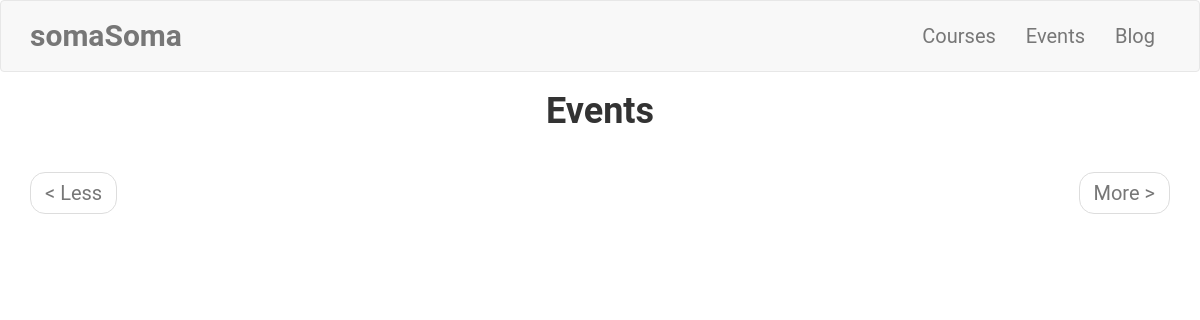
Before: /events with the older database file.
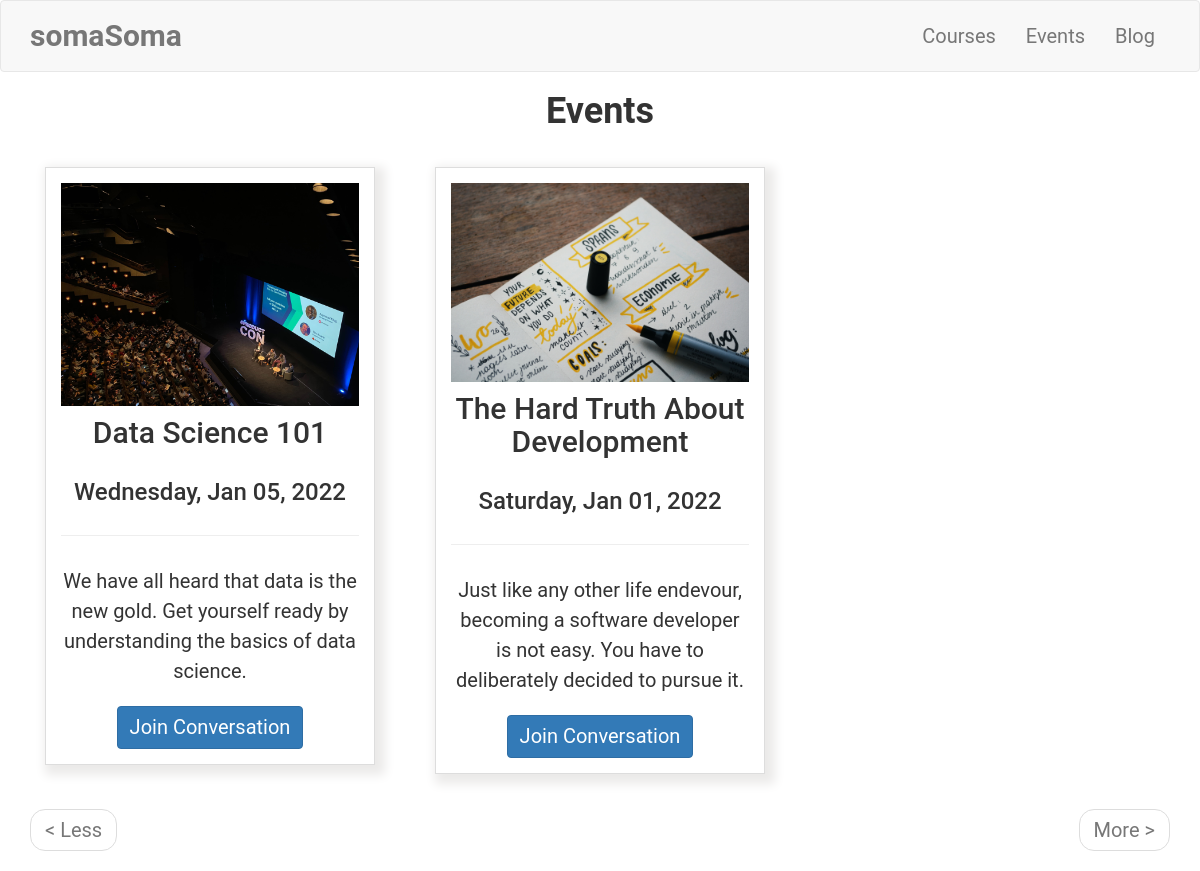
After: the same page with the newer database file.
### app/models.py (models this page shows, shortened)
class UpdateEvents(db.Model):
    __tablename__ = 'update events'
    id = db.Column(db.Integer, primary_key=True)
    title = db.Column(db.String(64), index=True)
    event_image = db.Column(db.String(300))
    event_date = db.Column(db.String(300))
    event_time = db.Column(db.String(300))
    location = db.Column(db.String(300))
    body = db.Column(db.String(300))
    timestamp = db.Column(db.DateTime, index=True, default=datetime.utcnow)
    link = db.Column(db.String(300))
    allowed_status = db.Column(db.Boolean, default=False)
    admin_id = db.Column(db.Integer, db.ForeignKey('admin.id'))

### app/main/routes.py (the view)
@bp.route('/events')
def events():
    page = request.args.get('page', 1, type=int)
    allowed_events = UpdateEvents.query.filter_by(
        allowed_status=True).order_by(UpdateEvents.timestamp.desc()).paginate(
        page,
        current_app.config['POSTS_PER_PAGE'],
        False
        )
    next_url = url_for(
        'main.events',
        _anchor='events',
        page=allowed_events.next_num) \
        if allowed_events.has_next else None
    prev_url = url_for(
        'main.events',
        _anchor='events',
        page=allowed_events.prev_num) \
        if allowed_events.has_prev else None
    return render_template(
        'events.html',
        title='Events',
        allowed_events=allowed_events.items,
        next_url=next_url,
        prev_url=prev_url
        )

### app/templates/events.html (shortened to what this page needs)
{% extends 'base.html' %}
{% block app_content %}
    <div class="row">
        <div class="col-sm-12 text-center">
            <h1>{{ title }}</h1>
        </div>
    </div>
    <div class="row" id="events">
        {% for event in allowed_events %}
        <div class="col-sm-4">
            <div class="card-deck">
                <div class="card">
                    <img class="img-fluid" style="max-width: 100%; height: auto;" src="/{{ event.event_image }}" alt="Flask Class">
                    <div class="card-body">
                        <div class="text-center">
                            <h2 class="card-title">{{ event.title }}</h2>
                            <h3 class="card-title">{{ event.event_date }}</h3>
                            <hr>
                            <p class="card-text">
                                {{ event.body }}
                            </p>
                                <button type="button" class="btn btn-primary" data-toggle="modal" data-target="#{{ event.id }}">
                                    Join Conversation
                                </button>
                        </div>
                    </div>
                </div>
            </div>
        </div>
        {% endfor %}
    </div>
    <div class="row">
        <div  class="col-sm-12">
            <nav aria-label="...">
                <ul class="pager">
                    <li class="previous{% if not prev_url %} disabled{% endif %}">
                        <a href="{{ prev_url or '#' }}">
                            <span aria-hidden="true">&#60;</span> Less
                        </a>
                    </li>
                    <li class="next{% if not next_url %} disabled{% endif %}">
                        <a href="{{ next_url or '#' }}">
                            More <span aria-hidden="true">&#62;</span>
                        </a>
                    </li>
                </ul>
            </nav>
        </div>
    </div>
{% endblock %}

Changed rows visible on the page:
now on this page (row edited): UpdateEvents: event_image (picture), title "Data Science 101", event_date "Wednesday, Jan 05, 2022", body "We have all heard that data is the new gold. Get yourself ready by understanding the basics of data science."
now on this page (row edited): UpdateEvents: event_image (picture), title "The Hard Truth About Development", event_date "Saturday, Jan 01, 2022", body "Just like any other life endevour, becoming a software developer is not easy. You have to deliberately decided to pursue it."
